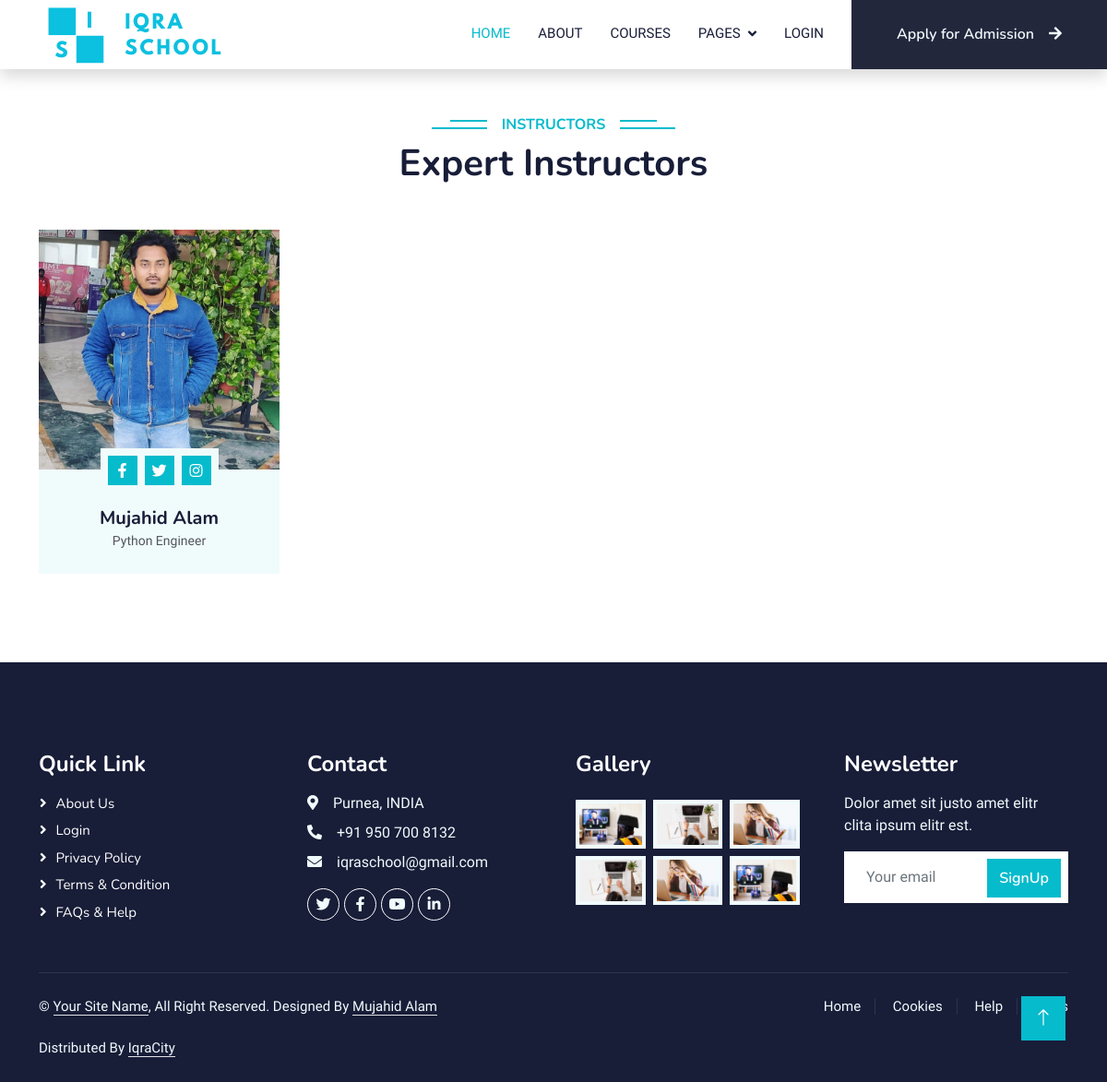
Before: /team/ with the older database file.
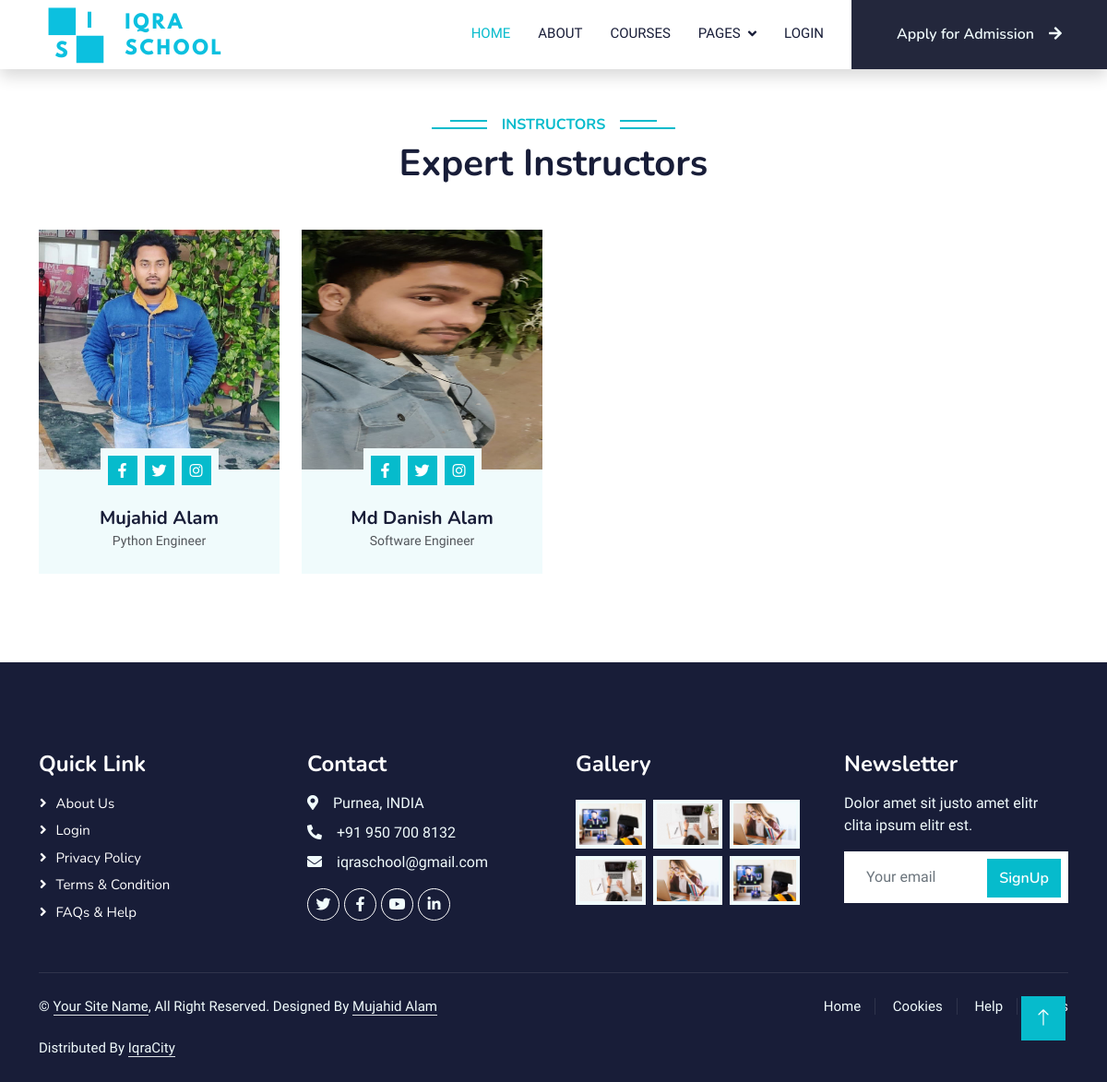
After: the same page with the newer database file.
### studyApp/models.py (models this page shows)
class Instructors(models.Model):
    name = models.CharField(max_length=200)
    designation = models.CharField(max_length=200)
    facebook = models.CharField(max_length=200, blank = True)
    twitter = models.CharField(max_length=200, blank = True)
    instagram = models.CharField(max_length=200, blank = True)
    image = models.ImageField(upload_to='instructorsImage', blank = True)

### studyApp/views.py (the view)
# urls.py: path('team/', team, name='team'),
def team(request):
    instructors_data = Instructors.objects.all()
    context = {
        'instructors': instructors_data,
    }
    return render(request, 'team.html', context)

### templates/team.html (shortened to what this page needs)
{% extends 'base.html' %}
{% load static %}
{% block content %}
    <div class="container-xxl py-5">
        <div class="container">
            <div class="text-center wow fadeInUp" data-wow-delay="0.1s">
                <h6 class="section-title bg-white text-center text-primary px-3">Instructors</h6>
                <h1 class="mb-5">Expert Instructors</h1>
            </div>
            <div class="row g-4">
                {% for instructor in instructors %}
                    <div class="col-lg-3 col-md-6 wow fadeInUp" data-wow-delay="0.1s">
                        <div class="team-item bg-light">
                            <div class="overflow-hidden">
                                {% if instructor.image %}
                                    <td>
                                        <img class="img-fluid" style="width: 100%; height: 260px;" src="{{ instructor.image.url }}" alt="{{ cinstructor.image.url }}" >
                                    </td>
                                {% else %}
                                    <td>
                                        <img class="img-fluid" src="{% static 'img/team-1.jpg' %}" alt="Course Image">
                                    </td>
                                {% endif %}
                            </div>
                            <div class="position-relative d-flex justify-content-center" style="margin-top: -23px;">
                                <div class="bg-light d-flex justify-content-center pt-2 px-1">
                                    <a class="btn btn-sm-square btn-primary mx-1" href="{{ instructor.facebook }}"><i class="fab fa-facebook-f"></i></a>
                                    <a class="btn btn-sm-square btn-primary mx-1" href="{{ instructor.twitter }}"><i class="fab fa-twitter"></i></a>
                                    <a class="btn btn-sm-square btn-primary mx-1" href="{{ instructor.instagram }}"><i class="fab fa-instagram"></i></a>
                                </div>
                            </div>
                            <div class="text-center p-4">
                                <h5 class="mb-0">{{ instructor.name }}</h5>
                                <small>{{ instructor.designation }}</small>
                            </div>
                        </div>
                    </div>
                {% endfor %}
            </div>
        </div>
    </div>
{% endblock%}

Changed rows visible on the page:
added Instructors: image (picture), name "Md Danish Alam", designation "Software Engineer"
